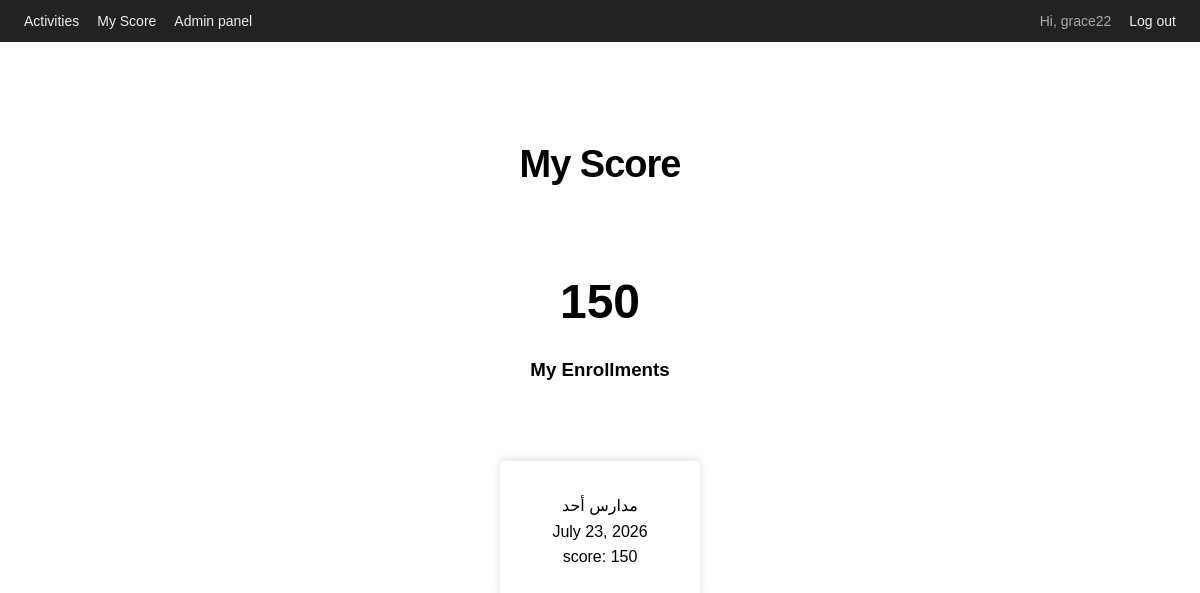
Page /my-score/ (signed in) on the earlier database version.
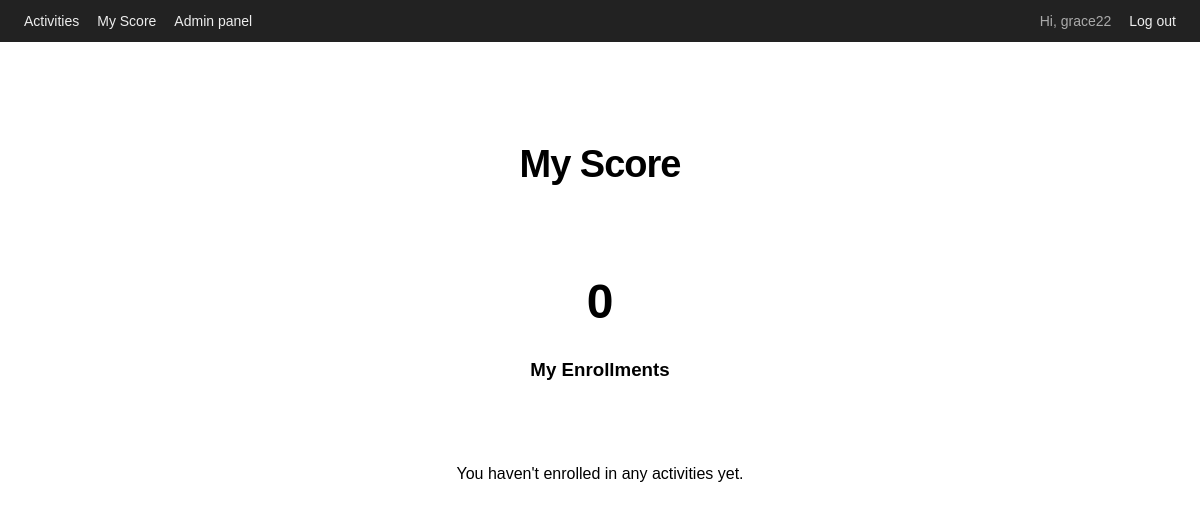
Same page on the later database version.
### activities/models.py (models this page shows, shortened)
class Profile(models.Model):
    user = models.OneToOneField(User, on_delete=models.CASCADE, related_name='profile')
    score = models.IntegerField(default=0)

class Enrollment(models.Model):
    user = models.ForeignKey(User, on_delete=models.CASCADE, related_name='enrollments')
    activity = models.ForeignKey(Activity, on_delete=models.CASCADE, related_name='enrollments')
    enrolled_at = models.DateTimeField(auto_now_add=True)
    class Meta:
        unique_together = ('user', 'activity')  # can't enroll twice in the same activity
        ordering = ['-enrolled_at']

class Activity(models.Model):
    name = models.CharField(max_length=200)
    description = models.TextField(blank=True)
    week_date = models.DateField(help_text="Which week/date this activity is for")
    max_participants = models.PositiveIntegerField(default=4)
    points = models.PositiveIntegerField(default=0, help_text="Points a user earns for enrolling in this activity")
    created_at = models.DateTimeField(auto_now_add=True)
    class Meta:
        ordering = ['week_date', 'name']

### activities/views.py (the view)
# urls.py: path('my-score/', views.my_score, name='my_score'),
@login_required
def my_score(request):
    profile = request.user.profile
    my_enrollments = Enrollment.objects.filter(user=request.user).select_related('activity')
    return render(request, 'activities/my_score.html', {
        'profile': profile,
        'my_enrollments': my_enrollments,
    })

### activities/templates/activities/my_score.html (shortened to what this page needs)
{% extends 'activities/../../../activities/templates/activities/index.html' %}
{% block content %}
    <h1 class="main-heading">My Score</h1>
    <p class="score">{{ profile.score }}</p>
    <h3>My Enrollments</h3>
    <div class="act-grid">
        {% for enrollment in my_enrollments %}
            <div class="act-contents">
                <p>{{ enrollment.activity.name }}</p>
                <p>{{ enrollment.activity.week_date }}</p>
                <p>score: {{ enrollment.activity.points }}</p>
            </div>
        {% empty %}
            <p>You haven't enrolled in any activities yet.</p>
        {% endfor %}
    </div>
{% endblock %}

### activities/templates/activities/index.html (shortened to what this page needs)
{% load static %}
<!DOCTYPE html>
<html lang="en">
<head>
    <link rel="stylesheet" href="{% static 'activities/style.css' %}">
</head>
<body>
    <header>
        <nav>
            <a href="{% url 'activity_list' %}">Activities</a>
            {% if user.is_authenticated %}
                <a href="{% url 'my_score' %}">My Score</a>
                {% if user.is_staff %}
                    <a href="{% url 'admin_dashboard' %}">Admin panel</a>
                {% endif %}
                <span class="nav-user">Hi, {{ user.username }}</span>
                <form action="{% url 'logout' %}" method="post" class="inline-form">
                    <button type="submit" class="link-button">Log out</button>
                </form>
            {% else %}
                <a href="{% url 'login' %}">Log in</a>
            {% endif %}
        </nav>
    </header>
    <main class="main-cont">
        {% block content %}{% endblock %}
    </main>
</body>
</html>

### static/activities/style.css (style rules this page uses)
* { box-sizing: border-box; }
body { font-family: Arial, sans-serif; margin: 0; padding: 0; }
a { text-decoration:none; }
h1 { font-size: 38px; letter-spacing: -1px; line-height: 1.2; }
p { margin: 0 auto; line-height: 1.6; }
.main-cont { text-align: center; margin-top: 100px; box-sizing: border-box; }
.main-heading { font-weight: 700; margin-bottom: 2em; }
.act-grid { margin-top: 5rem; display: grid; justify-content: center; align-content: center; gap: 2rem; grid-auto-flow: column; }
header { background: #222; padding: 12px 24px; }
header nav { display: flex; align-items: center; gap: 18px; }
header nav a, header nav .link-button { color: #eee; font-size: 14px; }
.nav-user { color: #aaa; font-size: 14px; margin-left: auto; }
.link-button { background: none; border: none; cursor: pointer; font-size: 14px; padding: 0; }
.score { font-size: 3rem; font-weight: bold; }

Differences in the rows shown:
removed Enrollment: activity.name "مدارس أحد", activity.week_date "July 23, 2026", activity.points "150"
changed Profile: score "150" → "0"
Other differences:
text now shown: "You haven't enrolled in any activities yet."
